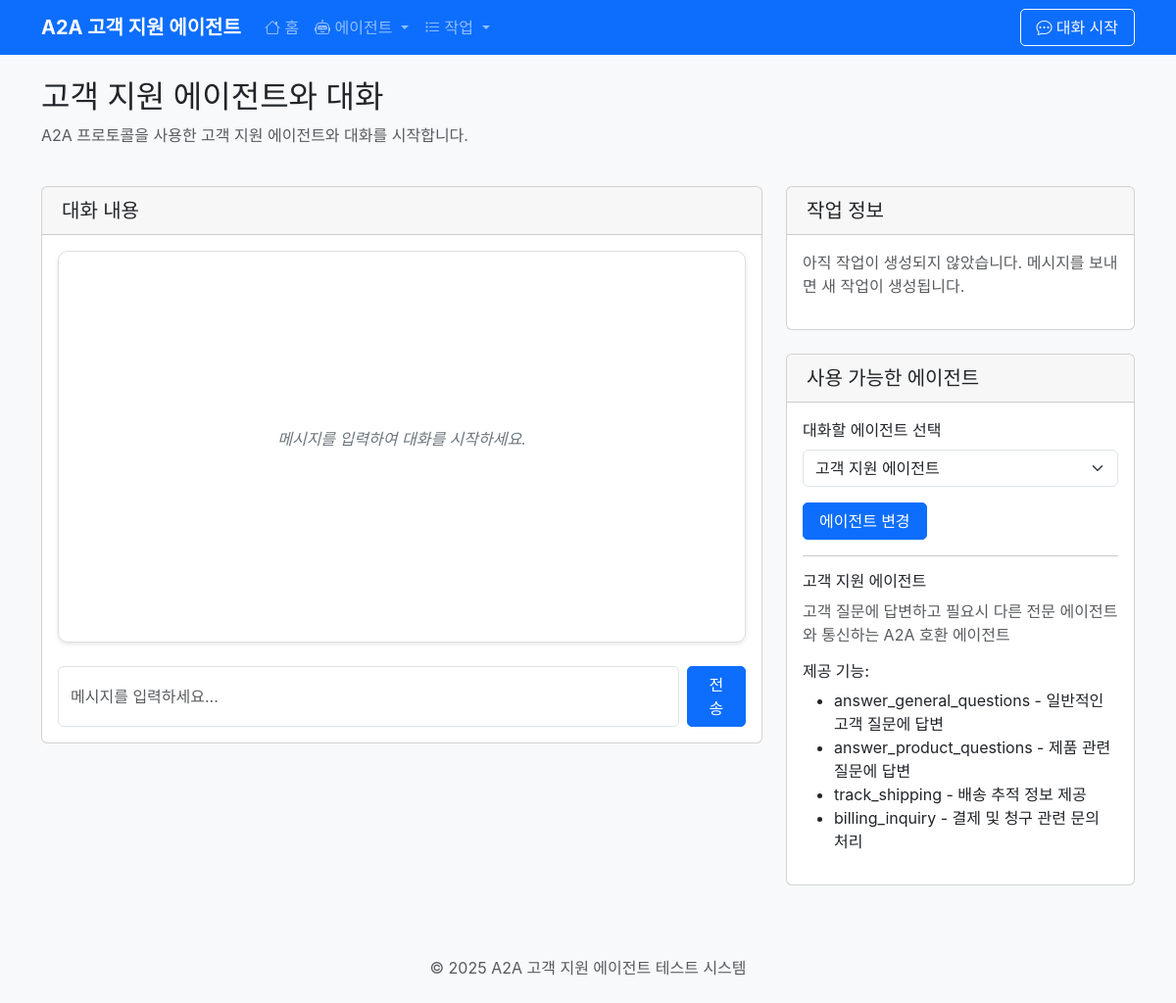
Page /chat on the committed database.
### tables this page shows
CREATE TABLE agents (
            id TEXT PRIMARY KEY,
            name TEXT NOT NULL,
            description TEXT,
            version TEXT,
            base_url TEXT NOT NULL,
            auth_required INTEGER DEFAULT 0,
            created_at TIMESTAMP DEFAULT CURRENT_TIMESTAMP
        );

CREATE TABLE agent_capabilities (
            id INTEGER PRIMARY KEY AUTOINCREMENT,
            agent_id TEXT NOT NULL,
            name TEXT NOT NULL,
            description TEXT,
            parameters TEXT, -- JSON 형식으로 저장
            FOREIGN KEY (agent_id) REFERENCES agents (id)
        );

### api/web_routes.py (the view)
@web_router.get("/chat", response_class=HTMLResponse)
async def chat_interface(
    request: Request,
    agent_id: Optional[str] = None,
    task_id: Optional[str] = None,
    support_agent: CustomerSupportAgent = Depends(get_agent)
):
    agents = db.get_all_agents()
    selected_agent_id = agent_id or support_agent.agent_card.id
    selected_agent = db.get_agent_by_id(selected_agent_id)
    task = None
    if task_id:
        task = db.get_task_by_id(task_id)
    return templates.TemplateResponse(
        "chat.html",
        {
            "request": request,
            "agents": agents,
            "selected_agent_id": selected_agent_id,
            "selected_agent": selected_agent,
            "task": task
        }
    )

### templates/chat.html (shortened to what this page needs)
{% extends "base.html" %}
{% block content %}
<div class="row mb-4">
    <div class="col-lg-12">
        <h2>고객 지원 에이전트와 대화</h2>
        <p class="text-muted">A2A 프로토콜을 사용한 고객 지원 에이전트와 대화를 시작합니다.</p>
    </div>
</div>
<div class="row">
    <div class="col-lg-8">
        <div class="card">
            <div class="card-header">
                <h5 class="mb-0">대화 내용</h5>
            </div>
            <div class="card-body">
                <div class="chat-container" id="chat-container">
                    {% if not task or not task.messages %}
                        <div class="no-messages">
                            <p>메시지를 입력하여 대화를 시작하세요.</p>
                        </div>
                    {% endif %}
                </div>
                <div class="mt-4">
                    <form id="chat-form" action="/chat/send" method="post" class="d-flex">
                        <input type="text" name="message" id="chat-input" class="form-control" placeholder="메시지를 입력하세요..." required>
                        <button type="submit" class="btn btn-primary ms-2">전송</button>
                    </form>
                </div>
            </div>
        </div>
    </div>
    <div class="col-lg-4">
        <div class="card mb-4">
            <div class="card-header">
                <h5 class="mb-0">작업 정보</h5>
            </div>
            <div class="card-body">
                {% if task %}
                    <h6>{{ task.title }}</h6>
                    <p>{{ task.description }}</p>
                    <p>
                        <strong>상태:</strong>
                        {% if task.status == 'created' %}
                            <span class="badge bg-secondary">생성됨</span>
                        {% elif task.status == 'in_progress' %}
                            <span class="badge bg-primary">진행 중</span>
                        {% elif task.status == 'waiting_for_input' %}
                            <span class="badge bg-warning">입력 대기</span>
                        {% elif task.status == 'completed' %}
                            <span class="badge bg-success">완료</span>
                        {% elif task.status == 'failed' %}
                            <span class="badge bg-danger">실패</span>
                        {% else %}
                            <span class="badge bg-secondary">{{ task.status }}</span>
                        {% endif %}
                    </p>
                    <p><strong>ID:</strong> {{ task.id }}</p>
                    <p><strong>에이전트:</strong> {{ task.agent_name }}</p>
                    <a href="/tasks/{{ task.id }}" class="btn btn-sm btn-outline-primary">작업 상세 정보</a>
                {% else %}
                    <p class="text-muted">아직 작업이 생성되지 않았습니다. 메시지를 보내면 새 작업이 생성됩니다.</p>
                {% endif %}
            </div>
        </div>
        <div class="card">
            <div class="card-header">
                <h5 class="mb-0">사용 가능한 에이전트</h5>
            </div>
            <div class="card-body">
                <form action="/chat" method="get">
                    <div class="mb-3">
                        <label for="agent_id" class="form-label">대화할 에이전트 선택</label>
                        <select class="form-select" id="agent_id" name="agent_id">
                            {% for agent in agents %}
                                <option value="{{ agent.id }}" {% if selected_agent_id == agent.id %}selected{% endif %}>
                                    {{ agent.name }}
                                </option>
                            {% endfor %}
                        </select>
                    </div>
                    <button type="submit" class="btn btn-primary">에이전트 변경</button>
                </form>
                {% if selected_agent %}
                    <hr>
                    <h6>{{ selected_agent.name }}</h6>
                    <p class="text-muted">{{ selected_agent.description }}</p>
                    <h6 class="mt-3">제공 기능:</h6>
                    <ul>
                        {% for capability in selected_agent.capabilities %}
                            <li>{{ capability.name }} - {{ capability.description }}</li>
                        {% endfor %}
                    </ul>
                {% endif %}
            </div>
        </div>
    </div>
</div>
{% endblock %}

### static/css/main.css (style rules this page uses)
.chat-container { height: 400px; overflow-y: auto; padding: 10px; border: 1px solid #e0e0e0; border-radius: 5px; background-color: #f8f9fa; }
.no-messages { display: flex; justify-content: center; align-items: center; height: 100%; color: #6c757d; font-style: italic; }
.btn { border-radius: 5px; padding: 0.375rem 1rem; font-weight: 500; transition: all 0.2s; }
.btn-primary { background-color: #0d6efd; border-color: #0d6efd; }
.card-header { background-color: rgba(0, 0, 0, 0.03); padding: 0.75rem 1.25rem; display: flex; justify-content: space-between; align-items: center; }

### templates/base.html (style rules this page uses)
body { font-family: 'Pretendard', -apple-system, BlinkMacSystemFont, system-ui, Roboto, 'Helvetica Neue', sans-serif; background-color: #f8f9fa; }
.chat-container { height: 400px; overflow-y: auto; background-color: #fff; border-radius: 10px; padding: 15px; box-shadow: 0 2px 4px rgba(0, 0, 0, 0.1); }
.no-messages { display: flex; height: 100%; align-items: center; justify-content: center; color: #6c757d; }

### rows in the picture
agents: name "고객 지원 에이전트", description "고객 질문에 답변하고 필요시 다른 전문 에이전트와 통신하는 A2A 호환 에이전트"
agent_capabilities: name "answer_general_questions", description "일반적인 고객 질문에 답변"
agent_capabilities: name "answer_product_questions", description "제품 관련 질문에 답변"
agent_capabilities: name "track_shipping", description "배송 추적 정보 제공"
agent_capabilities: name "billing_inquiry", description "결제 및 청구 관련 문의 처리"

### other values in the picture
form field agent_id "고객 지원 에이전트"
